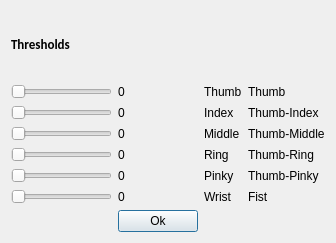
<?xml version="1.0" encoding="UTF-8"?>
<ui version="4.0">
 <class>Dialog</class>
 <widget class="QDialog" name="Dialog">
  <property name="geometry">
   <rect>
    <x>0</x>
    <y>0</y>
    <width>336</width>
    <height>243</height>
   </rect>
  </property>
  <property name="windowTitle">
   <string>Dialog</string>
  </property>
  <layout class="QGridLayout" name="gridLayout">
   <item row="1" column="3">
    <layout class="QVBoxLayout" name="SimpleModeLayout">
     <item>
      <widget class="QLabel" name="ThumbLabel">
       <property name="text">
        <string>Thumb</string>
       </property>
      </widget>
     </item>
     <item>
      <widget class="QLabel" name="IndexLabel">
       <property name="text">
        <string>Index</string>
       </property>
      </widget>
     </item>
     <item>
      <widget class="QLabel" name="MiddleLabel">
       <property name="text">
        <string>Middle</string>
       </property>
      </widget>
     </item>
     <item>
      <widget class="QLabel" name="RingLabel">
       <property name="text">
        <string>Ring</string>
       </property>
      </widget>
     </item>
     <item>
      <widget class="QLabel" name="PinkyLabel">
       <property name="text">
        <string>Pinky</string>
       </property>
      </widget>
     </item>
     <item>
      <widget class="QLabel" name="WristLabel">
       <property name="text">
        <string>Wrist</string>
       </property>
      </widget>
     </item>
    </layout>
   </item>
   <item row="1" column="4">
    <layout class="QVBoxLayout" name="AdvancedLayout">
     <item>
      <widget class="QLabel" name="ThumbAdvanced">
       <property name="text">
        <string>Thumb</string>
       </property>
      </widget>
     </item>
     <item>
      <widget class="QLabel" name="ThumbIndex">
       <property name="text">
        <string>Thumb-Index</string>
       </property>
      </widget>
     </item>
     <item>
      <widget class="QLabel" name="ThumbMiddle">
       <property name="text">
        <string>Thumb-Middle</string>
       </property>
      </widget>
     </item>
     <item>
      <widget class="QLabel" name="ThumbRing">
       <property name="text">
        <string>Thumb-Ring</string>
       </property>
      </widget>
     </item>
     <item>
      <widget class="QLabel" name="ThumbPinky">
       <property name="text">
        <string>Thumb-Pinky</string>
       </property>
      </widget>
     </item>
     <item>
      <widget class="QLabel" name="Fist">
       <property name="text">
        <string>Fist</string>
       </property>
      </widget>
     </item>
    </layout>
   </item>
   <item row="1" column="2">
    <layout class="QVBoxLayout" name="verticalLayout_2">
     <item>
      <widget class="QLabel" name="ThumbThreshValue">
       <property name="text">
        <string>0</string>
       </property>
      </widget>
     </item>
     <item>
      <widget class="QLabel" name="IndexThreshValue">
       <property name="text">
        <string>0</string>
       </property>
      </widget>
     </item>
     <item>
      <widget class="QLabel" name="MiddleThreshValue">
       <property name="text">
        <string>0</string>
       </property>
      </widget>
     </item>
     <item>
      <widget class="QLabel" name="RingThreshValue">
       <property name="text">
        <string>0</string>
       </property>
      </widget>
     </item>
     <item>
      <widget class="QLabel" name="PinkyThreshValue">
       <property name="text">
        <string>0</string>
       </property>
      </widget>
     </item>
     <item>
      <widget class="QLabel" name="WristThreshValue">
       <property name="text">
        <string>0</string>
       </property>
      </widget>
     </item>
    </layout>
   </item>
   <item row="2" column="2">
    <layout class="QHBoxLayout" name="horizontalLayout">
     <item>
      <widget class="QPushButton" name="Ok">
       <property name="palette">
        <palette>
         <active>
          <colorrole role="WindowText">
           <brush brushstyle="SolidPattern">
            <color alpha="255">
             <red>0</red>
             <green>0</green>
             <blue>0</blue>
            </color>
           </brush>
          </colorrole>
          <colorrole role="Dark">
           <brush brushstyle="SolidPattern">
            <color alpha="255">
             <red>0</red>
             <green>170</green>
             <blue>255</blue>
            </color>
           </brush>
          </colorrole>
          <colorrole role="Text">
           <brush brushstyle="SolidPattern">
            <color alpha="255">
             <red>0</red>
             <green>0</green>
             <blue>0</blue>
            </color>
           </brush>
          </colorrole>
          <colorrole role="ButtonText">
           <brush brushstyle="SolidPattern">
            <color alpha="255">
             <red>0</red>
             <green>0</green>
             <blue>0</blue>
            </color>
           </brush>
          </colorrole>
         </active>
         <inactive>
          <colorrole role="WindowText">
           <brush brushstyle="SolidPattern">
            <color alpha="255">
             <red>0</red>
             <green>0</green>
             <blue>0</blue>
            </color>
           </brush>
          </colorrole>
          <colorrole role="Dark">
           <brush brushstyle="SolidPattern">
            <color alpha="255">
             <red>0</red>
             <green>170</green>
             <blue>255</blue>
            </color>
           </brush>
          </colorrole>
          <colorrole role="Text">
           <brush brushstyle="SolidPattern">
            <color alpha="255">
             <red>0</red>
             <green>0</green>
             <blue>0</blue>
            </color>
           </brush>
          </colorrole>
          <colorrole role="ButtonText">
           <brush brushstyle="SolidPattern">
            <color alpha="255">
             <red>0</red>
             <green>0</green>
             <blue>0</blue>
            </color>
           </brush>
          </colorrole>
         </inactive>
         <disabled>
          <colorrole role="WindowText">
           <brush brushstyle="SolidPattern">
            <color alpha="255">
             <red>0</red>
             <green>170</green>
             <blue>255</blue>
            </color>
           </brush>
          </colorrole>
          <colorrole role="Dark">
           <brush brushstyle="SolidPattern">
            <color alpha="255">
             <red>0</red>
             <green>170</green>
             <blue>255</blue>
            </color>
           </brush>
          </colorrole>
          <colorrole role="Text">
           <brush brushstyle="SolidPattern">
            <color alpha="255">
             <red>0</red>
             <green>170</green>
             <blue>255</blue>
            </color>
           </brush>
          </colorrole>
          <colorrole role="ButtonText">
           <brush brushstyle="SolidPattern">
            <color alpha="255">
             <red>0</red>
             <green>170</green>
             <blue>255</blue>
            </color>
           </brush>
          </colorrole>
         </disabled>
        </palette>
       </property>
       <property name="text">
        <string>Ok</string>
       </property>
      </widget>
     </item>
    </layout>
   </item>
   <item row="0" column="0">
    <layout class="QVBoxLayout" name="verticalLayout_3">
     <item>
      <widget class="QLabel" name="label">
       <property name="font">
        <font>
         <family>Calibri</family>
         <pointsize>10</pointsize>
         <weight>75</weight>
         <bold>true</bold>
        </font>
       </property>
       <property name="text">
        <string>Thresholds</string>
       </property>
      </widget>
     </item>
    </layout>
   </item>
   <item row="1" column="0" colspan="2">
    <layout class="QVBoxLayout" name="verticalLayout">
     <item>
      <widget class="QSlider" name="ThumbThresh">
       <property name="orientation">
        <enum>Qt::Horizontal</enum>
       </property>
      </widget>
     </item>
     <item>
      <widget class="QSlider" name="IndexThresh">
       <property name="orientation">
        <enum>Qt::Horizontal</enum>
       </property>
      </widget>
     </item>
     <item>
      <widget class="QSlider" name="MiddleThresh">
       <property name="orientation">
        <enum>Qt::Horizontal</enum>
       </property>
      </widget>
     </item>
     <item>
      <widget class="QSlider" name="RingThresh">
       <property name="orientation">
        <enum>Qt::Horizontal</enum>
       </property>
      </widget>
     </item>
     <item>
      <widget class="QSlider" name="PinkyThresh">
       <property name="orientation">
        <enum>Qt::Horizontal</enum>
       </property>
      </widget>
     </item>
     <item>
      <widget class="QSlider" name="WristThresh">
       <property name="orientation">
        <enum>Qt::Horizontal</enum>
       </property>
      </widget>
     </item>
    </layout>
   </item>
  </layout>
 </widget>
 <resources/>
 <connections/>
</ui>
